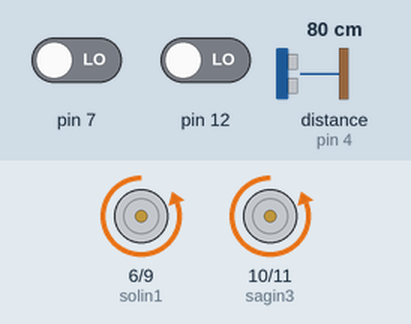
The sketch below on a simulated Arduino Uno, built with avr-gcc and run on an emulated ATmega328P. Shown: motor-driver pin pairs drawn as motors (green arrow = first pin HIGH = forward, orange = second pin HIGH = backward, longer = more drive). The inputs (shaded band) are chosen by the test bench; at power-on: distance to the obstacle (sensor on pin 4) 80 cm, pin 7 LOW, pin 12 LOW. The echo pulse lasts 58.3 µs per cm.

Above: at 4.2 s.
4.3 s: distance to the obstacle (sensor on pin 4) set to 2 cm
At 5.2 s:
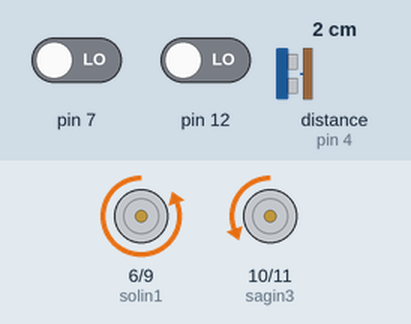
6.0 s: pin 7 driven HIGH
At 6.9 s:
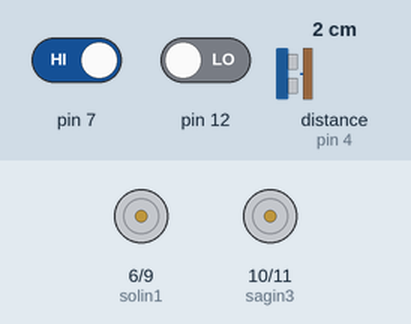
9.0 s: distance to the obstacle (sensor on pin 4) set to 27 cm
12.0 s: distance to the obstacle (sensor on pin 4) set to 33 cm
At 13.5 s:
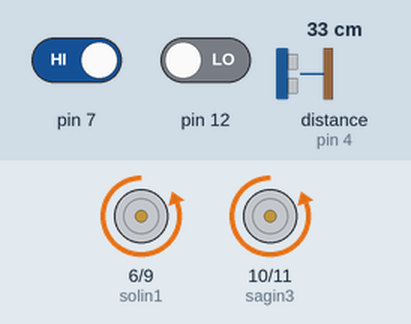
14.0 s: distance to the obstacle (sensor on pin 4) set to 4 cm
At 14.62 s:
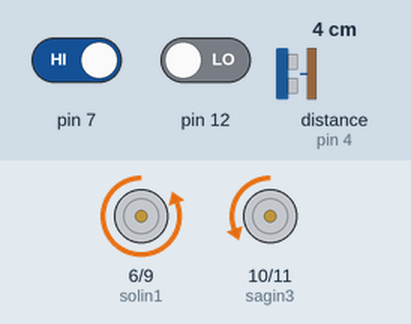
17.0 s: pin 7 driven LOW
Timing chart, 0 to 19.5 s (numbered marks = the images above; inputs shaded):
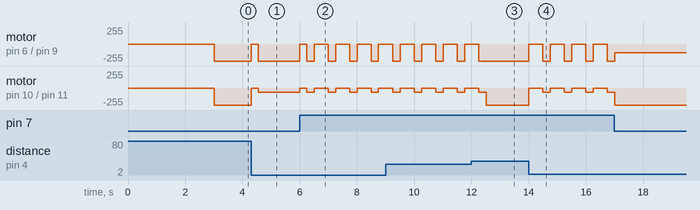

The sketch:

kod.ino
```cpp
#include <Ultrasonic.h>
Ultrasonic ultrasonic(5,4); // (Trig PIN,Echo PIN)
#define mesafe ultrasonic.Ranging(CM)
#define solin1 6
#define solin2 9
#define sagin3 10
#define sagin4 11
#define sagsensor digitalRead(12) //siyah görünce 1, beyaz görünce 0 geliyor.
#define solsensor digitalRead(7)

void ileri(){
  analogWrite(solin1,0);
  analogWrite(solin2,255);
  analogWrite(sagin3,0);
  analogWrite(sagin4,255);
}
void geri(){
  analogWrite(solin1,255);
  analogWrite(solin2,0);
  analogWrite(sagin3,255);
  analogWrite(sagin4,0);
}
void dur(){
  analogWrite(solin1,0);
  analogWrite(solin2,0);
  analogWrite(sagin3,0);
  analogWrite(sagin4,0);
}
void sagadon(){
  analogWrite(solin1,0);
  analogWrite(solin2,255);
  analogWrite(sagin3,0);
  analogWrite(sagin4,64);
}
void soladon(){
  analogWrite(solin1,0);
  analogWrite(solin2,64);
  analogWrite(sagin3,0);
  analogWrite(sagin4,255);
}
void manevra(){
  dur();
  delay(250);
  sagadon();
  while(!solsensor); dur(); delay(250);
  sagadon();
  delay(250);
  analogWrite(solin1,0);
  analogWrite(solin2,128);
  analogWrite(sagin3,0);
  analogWrite(sagin4,255);
  while(!solsensor && !sagsensor);
  ileri();
}
void setup() {
  pinMode(12,INPUT);
  pinMode(7,INPUT);
  delay(3000);
}
void loop() {
  if(mesafe<30) manevra();
  if(solsensor && !sagsensor){
    soladon();
    while(!sagsensor){
       if(mesafe<30) manevra();
    }
  }
  if(sagsensor && !solsensor){
    sagadon();
    while(!solsensor){
       if(mesafe<30) manevra();
    }
  }
  if(!solsensor && !sagsensor){
    ileri();
  }
  if(solsensor && sagsensor){
    dur();
  }
}
```

Measured:
- the behaviour switches between 29 and 30 cm on distance to the obstacle (sensor on pin 4) (found by bisection; images 2 and 3)
- after the input at 4.3 s, motor on pin 6 (solin1) / pin 9 (solin2): backward 255/255 → stopped at once, → backward 255/255 0.25 s later; motor on pin 10 (sagin3) / pin 11 (sagin4): backward 255/255 → stopped at once, → backward 64/255 0.25 s later
- after the input at 6.0 s, motor on pin 6 (solin1) / pin 9 (solin2): backward 255/255 → stopped at once, then repeats every 0.75 s: backward 255/255 0.25 s, stopped 0.50 s; motor on pin 10 (sagin3) / pin 11 (sagin4): backward 64/255 → stopped at once, then repeats every 0.75 s: backward 64/255 0.25 s, stopped 0.50 s
- after the input at 12.0 s, motor on pin 6 (solin1) / pin 9 (solin2): goes on until 12.3 s, then stays backward 255/255
- after the input at 14.0 s, motor on pin 6 (solin1) / pin 9 (solin2): alternates backward 255/255 for 0.25 s and stopped for 0.50 s, starting at once; motor on pin 10 (sagin3) / pin 11 (sagin4): alternates backward 64/255 for 0.25 s and stopped for 0.50 s, starting at once
